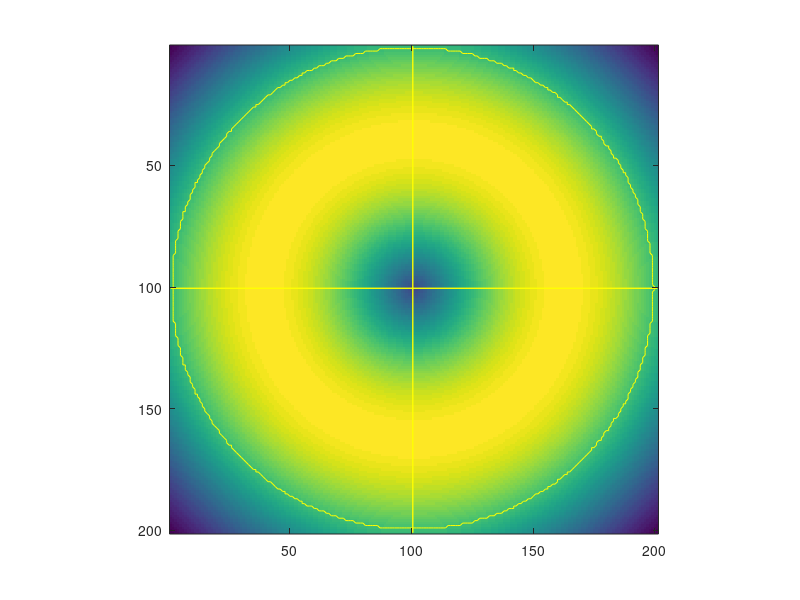
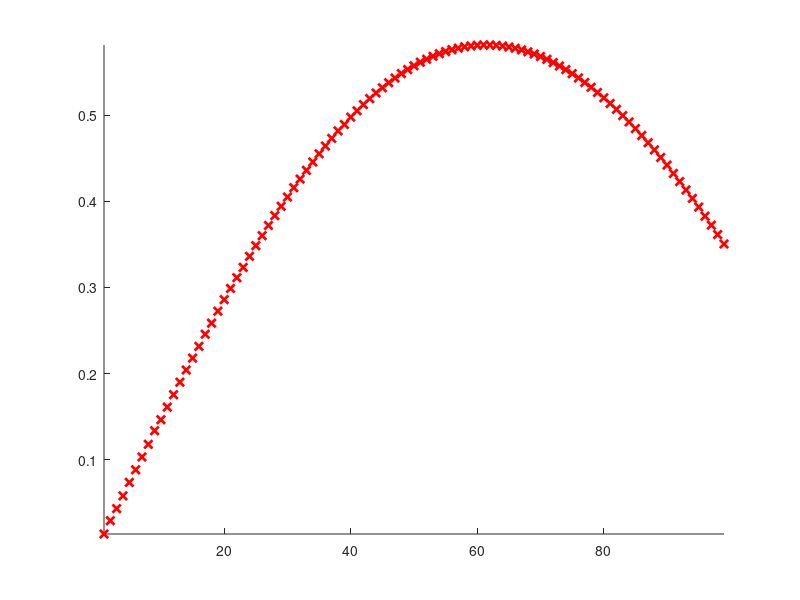

Source code (MATLAB) for these figures, in order:
function [rdat,xcoord,ycoord] = rscan(M0,varargin),

% RDAT = RSCAN(M0,VARARGIN)
% Get radial scan of a matrix using the following procedure:
% [1] Get coordinates of a circle around an origin.
% [2] Average values of points where the circle passes through.
% [3] Change radius of the circle and repeat [1] until rprofile is obtained.
%
% For DEMO, run
% >> rscan_qavg();
% or
% >> rscan_qavg('demo','dispflag',0);
% >> plot(ans);
% or
% >> rdat = rscan_qavg();
% >> plot(rdat);
% or
% >> a = peaks(300);
% >> rscan_qavg(a);
% >> rscan_qavg(a,'rlim',50,'xavg',100);
% >> rscan_qavg(a,'rlim',25,'xavg',100,'dispflag',1,'dispflagc',1);
% >> rscan_qavg(a,'rlim',25,'xavg',100,'dispflag',1,'dispflagc',1, ...
%    'squeezx',0.7,'rot',pi/4);
%
% Draw Circle: 
% [ref] http://www.mathworks.com/matlabcentral/fileexchange/
%       loadFile.do?objectId=2876&objectType=file

if nargin < 1, 
    disp('This is a Demo');
    M0 = 'demo';
end

if strmatch('demo',lower(M0),'exact')
    %M0 = peaks(200);
    [xx,yy] = meshgrid(linspace(-3,3,201));
    [phi,rho] = cart2pol(xx,yy);
    M0 = besselj(1,rho);
    clear xx yy phi rho;
end

xavg = size(M0,2)/2;
yavg = size(M0,1)/2;
Rlim = floor(min(size(M0))/2)-1;
dispFlag = 1;
dispFlagC = 0;
rot = 0; %% radian
squeezx = 1; %% 0.80;
squeezy = 1;
rstep = 1;

if exist('varargin','var')
    L = length(varargin);
    if rem(L,2) ~= 0, error('Parameters/Values must come in pairs.'); end
    for ni = 1:2:L
        switch lower(varargin{ni})
            case 'xavg', xavg = varargin{ni+1};
            case 'yavg', yavg = varargin{ni+1};
            case 'squeezx', squeezx = varargin{ni+1};
            case 'squeezy', squeezy = varargin{ni+1};
            case 'rot', rot = varargin{ni+1};
            case 'rlim', Rlim = varargin{ni+1};
            case 'dispflag', dispFlag = varargin{ni+1};
            case 'dispflagc', dispFlagC = varargin{ni+1};
            case 'rstep', rstep = varargin{ni+1};
        end
    end
end


yxz = size(M0);
Rbnd = floor(min(yxz)/2)-1;
if Rlim > Rbnd, Rlim = Rbnd; end
    
for nRho = 1:rstep:floor(Rlim),
NOP = round(2*pi*nRho);
THETA=linspace(0,2*pi,NOP);
RHO=ones(1,NOP)*round(nRho);
[X,Y] = pol2cart(THETA,RHO);
X = squeezx*X;
Y = squeezy*Y;
[THETA,RHO] = cart2pol(X,Y);
[X,Y] = pol2cart(THETA+rot,RHO);
X = X + xavg;
Y = Y + yavg;

if dispFlag,
    h1 = figure(100);clf;box on;
    set(h1,'position',[10 500 400 300]);
    set(h1,'units','pixels');
    set(gca,'units','pixels');
    imagesc(M0);axis image;hold on;
    % H = plot(X,Y,'c-');
    line([xavg xavg],[1 yxz(1)],'color',[1 1 0],'linewidth',1);
    line([1 yxz(2)],[yavg yavg],'color',[1 1 0],'linewidth',1);
end

%%%
X = round(X);
Y = round(Y);
%%%

clear dat uxy pxy mxy mx nx my ny;
dat = [X;Y];
uxy = diff(dat,1,2);
uxy = [[1;1],uxy];
pxy = union(find(uxy(1,:)~=0),find(uxy(2,:)~=0));
dat = dat(:,pxy);
rdat(nRho) = sum(M0(yxz(1)*(dat(1,:)-1) + dat(2,:)))/length(dat);

if dispFlag,
    H = plot(dat(1,:),dat(2,:),'y-');
    if dispFlagC,
        for nrn = 1:length(dat)
            H = plot(dat(1,nrn),dat(2,nrn),'m.','MarkerSize',12);
            drawnow;
            delete(H);
        end
    end
    drawnow;
end
end
%rdat = rdat/max(rdat);
xcoord = dat(1,:);
ycoord = dat(2,:);
if dispFlag,
h2 = figure(101); clf; hold on;
set(h2,'position',[10 100 400 300]);
plot(rdat,'rx','linewidth',2);axis tight;
% plot(M0(round(xavg)+1,round(yavg)+1:end),'b','linewidth',2);
end
a=rdat;



